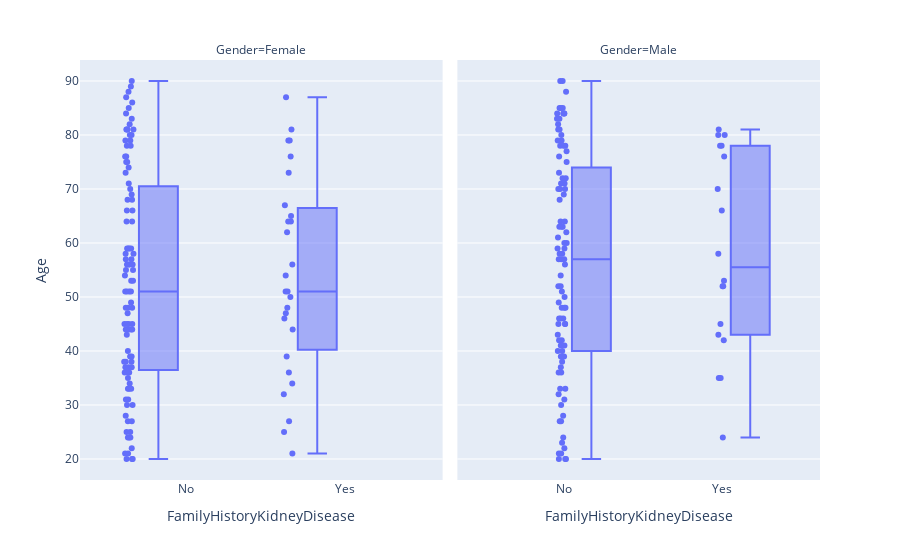

The notebook cell this image was saved under:
### Markdown cell above
First, I am looking at age.

### Code cell
# Filter
df_filtered = df.query("Diagnosis==1")

# Map Gender values to text labels
df_filtered["Gender"] = df_filtered["Gender"].map({0: "Male", 1: "Female"})


# Create box plot
fig = px.box(df_filtered, x="FamilyHistoryKidneyDisease", y="Age", points="all", facet_col="Gender")

# Change x-axis tick labels (example: rename categories)
fig.update_xaxes(
    ticktext=["No", "Yes"],  # new labels
    tickvals=df_filtered["FamilyHistoryKidneyDisease"].unique()  # original values
)
fig.show()

### Figure 1 — Plotly figure (JSON) as saved in the notebook; plotly's stock layout.template omitted (floating-point values rounded to 4 significant figures; data arrays with more than 128 entries replaced by an {"elided": "..."} marker saying what was removed)
{"data": [{"alignmentgroup": "True", "boxpoints": "all", "hovertemplate": "Gender=Female<br>FamilyHistoryKidneyDisease=%{x}<br>Age=%{y}<extra></extra>", "legendgroup": "", "marker": {"color": "#636efa"}, "name": "", "notched": false, "offsetgroup": "", "orientation": "v", "showlegend": false, "type": "box", "x": {"elided": "131 int values"}, "x0": " ", "xaxis": "x", "y": {"elided": "131 int values"}, "y0": " ", "yaxis": "y"}, {"alignmentgroup": "True", "boxpoints": "all", "hovertemplate": "Gender=Male<br>FamilyHistoryKidneyDisease=%{x}<br>Age=%{y}<extra></extra>", "legendgroup": "", "marker": {"color": "#636efa"}, "name": "", "notched": false, "offsetgroup": "", "orientation": "v", "showlegend": false, "type": "box", "x": [0, 0, 0, 1, 0, 0, 0, 0, 0, 0, 0, 0, 0, 0, 0, 0, 0, 0, 1, 0, 0, 0, 0, 0, 0, 0, 0, 0, 1, 1, 0, 1, 0, 0, 0, 0, 1, 0, 0, 0, 0, 0, 0, 0, 1, 1, 0, 0, 1, 0, 1, 0, 0, 0, 0, 1, 1, 0, 0, 0, 0, 0, 0, 0, 0, 1, 0, 0, 0, 0, 0, 0, 0, 0, 1, 0, 0, 0, 1, 0, 1, 0, 0, 0, 0, 1, 0, 0, 0, 0, 0, 0, 0, 1, 0, 0, 0, 0, 0, 0, 0, 0, 0, 0, 0, 0, 0, 0, 0, 0, 0, 0, 0, 0], "x0": " ", "xaxis": "x2", "y": [40, 41, 70, 81, 48, 63, 81, 51, 78, 21, 72, 22, 71, 58, 76, 69, 42, 38, 43, 85, 33, 49, 83, 82, 52, 45, 84, 70, 35, 52, 43, 52, 84, 63, 48, 71, 58, 77, 28, 46, 24, 57, 58, 40, 35, 66, 37, 36, 53, 42, 80, 64, 45, 83, 75, 24, 42, 84, 56, 57, 70, 61, 85, 20, 20, 76, 39, 84, 54, 73, 36, 50, 31, 21, 45, 85, 59, 63, 70, 27, 78, 90, 23, 81, 78, 80, 62, 80, 88, 59, 46, 48, 46, 78, 72, 79, 90, 57, 30, 27, 60, 68, 41, 64, 39, 45, 60, 79, 33, 39, 78, 20, 52, 32], "y0": " ", "yaxis": "y2"}], "layout": {"annotations": [{"font": {}, "showarrow": false, "text": "Gender=Female", "x": 0.245, "xanchor": "center", "xref": "paper", "y": 1, "yanchor": "bottom", "yref": "paper"}, {"font": {}, "showarrow": false, "text": "Gender=Male", "x": 0.755, "xanchor": "center", "xref": "paper", "y": 1, "yanchor": "bottom", "yref": "paper"}], "boxmode": "group", "legend": {"tracegroupgap": 0}, "margin": {"t": 60}, "xaxis": {"anchor": "y", "domain": [0, 0.49], "ticktext": ["No", "Yes"], "tickvals": [0, 1], "title": {"text": "FamilyHistoryKidneyDisease"}}, "xaxis2": {"anchor": "y2", "domain": [0.51, 1], "matches": "x", "ticktext": ["No", "Yes"], "tickvals": [0, 1], "title": {"text": "FamilyHistoryKidneyDisease"}}, "yaxis": {"anchor": "x", "domain": [0, 1], "title": {"text": "Age"}}, "yaxis2": {"anchor": "x2", "domain": [0, 1], "matches": "y", "showticklabels": false}}}
